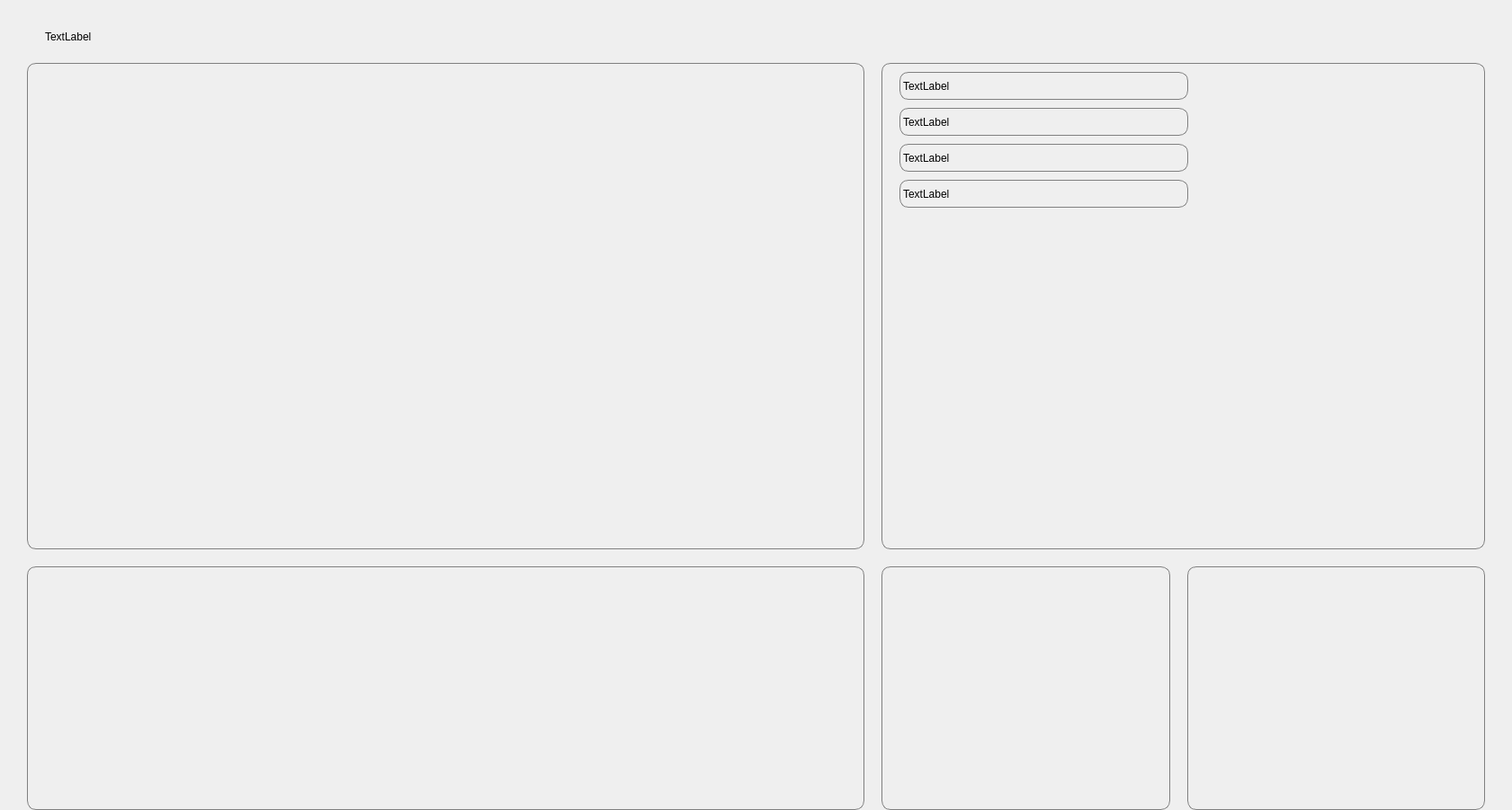
<?xml version="1.0" encoding="UTF-8"?>
<ui version="4.0">
 <class>MainPage</class>
 <widget class="QFrame" name="MainPage">
  <property name="geometry">
   <rect>
    <x>0</x>
    <y>0</y>
    <width>1681</width>
    <height>901</height>
   </rect>
  </property>
  <property name="windowTitle">
   <string>Frame</string>
  </property>
  <widget class="QWidget" name="widget_7" native="true">
   <property name="geometry">
    <rect>
     <x>1320</x>
     <y>630</y>
     <width>331</width>
     <height>271</height>
    </rect>
   </property>
   <property name="styleSheet">
    <string notr="true">QWidget{
    background: transparent;          /* Прозрачный фон */
    border: 1px solid gray;           /* Рамка серого цвета */
    border-radius: 10px;              /* Закругление углов */
}</string>
   </property>
  </widget>
  <widget class="QLabel" name="welcomeLabel">
   <property name="geometry">
    <rect>
     <x>50</x>
     <y>30</y>
     <width>851</width>
     <height>21</height>
    </rect>
   </property>
   <property name="styleSheet">
    <string notr="true">font: 16pt &quot;Segoe UI&quot;;</string>
   </property>
   <property name="text">
    <string>TextLabel</string>
   </property>
  </widget>
  <widget class="QWidget" name="widget_5" native="true">
   <property name="geometry">
    <rect>
     <x>980</x>
     <y>70</y>
     <width>671</width>
     <height>541</height>
    </rect>
   </property>
   <property name="styleSheet">
    <string notr="true">QWidget{
    background: transparent;          /* Прозрачный фон */
    border: 1px solid gray;           /* Рамка серого цвета */
    border-radius: 10px;              /* Закругление углов */
}</string>
   </property>
   <widget class="QLabel" name="completedCoursesLabel">
    <property name="geometry">
     <rect>
      <x>20</x>
      <y>10</y>
      <width>321</width>
      <height>31</height>
     </rect>
    </property>
    <property name="styleSheet">
     <string notr="true">font: 16pt &quot;Segoe UI&quot;;</string>
    </property>
    <property name="text">
     <string>TextLabel</string>
    </property>
   </widget>
   <widget class="QLabel" name="completedLessonsLabel">
    <property name="geometry">
     <rect>
      <x>20</x>
      <y>50</y>
      <width>321</width>
      <height>31</height>
     </rect>
    </property>
    <property name="styleSheet">
     <string notr="true">font: 16pt &quot;Segoe UI&quot;;</string>
    </property>
    <property name="text">
     <string>TextLabel</string>
    </property>
   </widget>
   <widget class="QLabel" name="experienceLabel">
    <property name="geometry">
     <rect>
      <x>20</x>
      <y>90</y>
      <width>321</width>
      <height>31</height>
     </rect>
    </property>
    <property name="styleSheet">
     <string notr="true">font: 16pt &quot;Segoe UI&quot;;</string>
    </property>
    <property name="text">
     <string>TextLabel</string>
    </property>
   </widget>
   <widget class="QLabel" name="completedTestsLabel">
    <property name="geometry">
     <rect>
      <x>20</x>
      <y>130</y>
      <width>321</width>
      <height>31</height>
     </rect>
    </property>
    <property name="styleSheet">
     <string notr="true">font: 16pt &quot;Segoe UI&quot;;</string>
    </property>
    <property name="text">
     <string>TextLabel</string>
    </property>
   </widget>
  </widget>
  <widget class="QWidget" name="widget_3" native="true">
   <property name="geometry">
    <rect>
     <x>30</x>
     <y>70</y>
     <width>931</width>
     <height>541</height>
    </rect>
   </property>
   <property name="styleSheet">
    <string notr="true">QWidget{
    background: transparent;          /* Прозрачный фон */
    border: 1px solid gray;           /* Рамка серого цвета */
    border-radius: 10px;              /* Закругление углов */
}</string>
   </property>
  </widget>
  <widget class="QWidget" name="widget_6" native="true">
   <property name="geometry">
    <rect>
     <x>980</x>
     <y>630</y>
     <width>321</width>
     <height>271</height>
    </rect>
   </property>
   <property name="styleSheet">
    <string notr="true">QWidget{
    background: transparent;          /* Прозрачный фон */
    border: 1px solid gray;           /* Рамка серого цвета */
    border-radius: 10px;              /* Закругление углов */
}</string>
   </property>
  </widget>
  <widget class="QWidget" name="widget_4" native="true">
   <property name="geometry">
    <rect>
     <x>30</x>
     <y>630</y>
     <width>931</width>
     <height>271</height>
    </rect>
   </property>
   <property name="styleSheet">
    <string notr="true">QWidget{
    background: transparent;          /* Прозрачный фон */
    border: 1px solid gray;           /* Рамка серого цвета */
    border-radius: 10px;              /* Закругление углов */
}</string>
   </property>
  </widget>
 </widget>
 <resources/>
 <connections/>
</ui>
